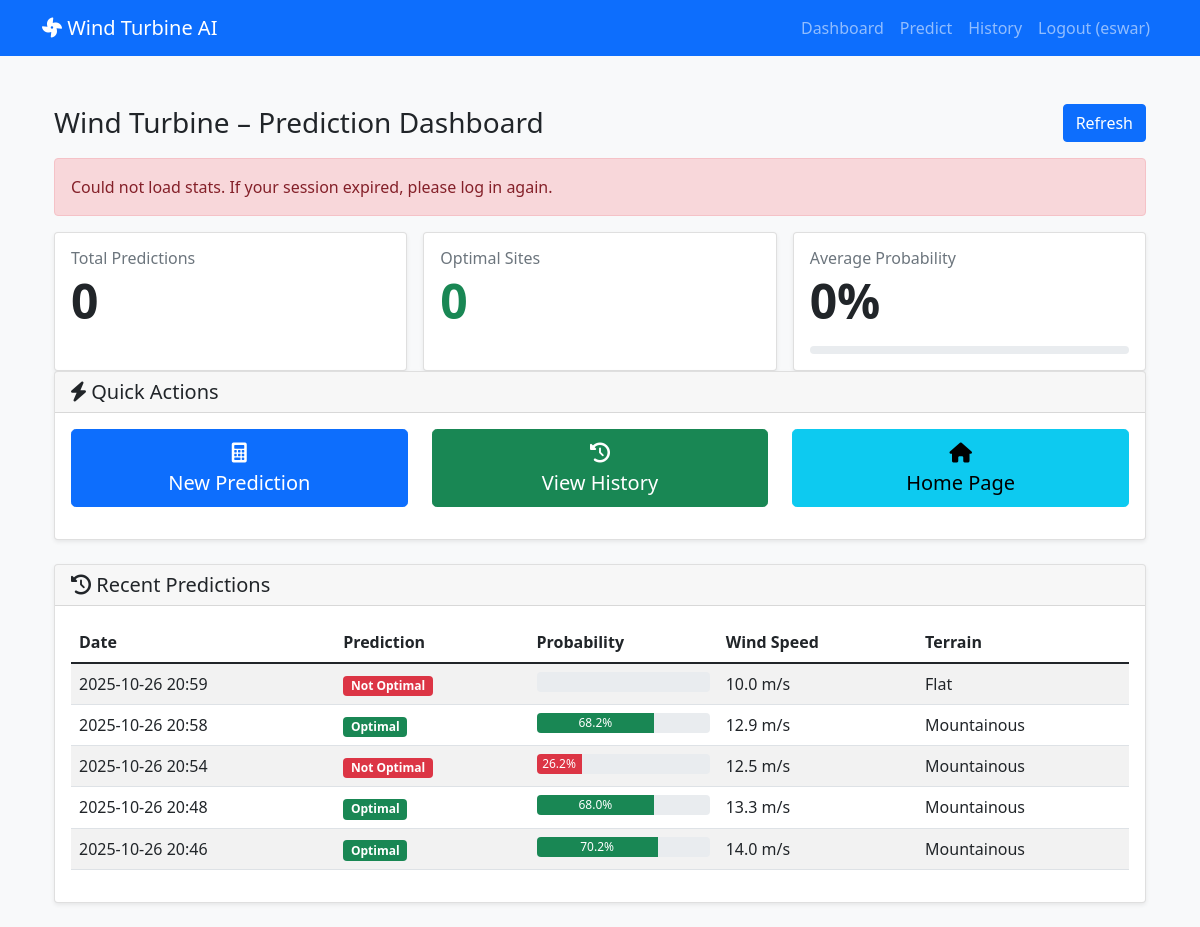
The page /dashboard (signed in) on the database its author committed.
### tables this page shows
CREATE TABLE prediction_history (
                id INTEGER PRIMARY KEY AUTOINCREMENT,
                user_id INTEGER NOT NULL,
                prediction INTEGER NOT NULL,
                probability REAL NOT NULL,
                input_data TEXT NOT NULL,
                feature_importance TEXT NOT NULL,
                created_at TIMESTAMP DEFAULT CURRENT_TIMESTAMP,
                FOREIGN KEY (user_id) REFERENCES user (id)
            );

### app.py (the view)
@app.route('/dashboard')
@login_required
def dashboard():
    db = get_db()
    user_id = get_user_id()
    history = db.execute(
        'SELECT * FROM prediction_history WHERE user_id = ? ORDER BY created_at DESC LIMIT 5',
        (user_id,)
    ).fetchall()
    return render_template('dashboard.html', history=history)

### auth.py (called while the page is built)
def login_required(f):
    @wraps(f)
    def decorated_function(*args, **kwargs):
        if 'user_id' not in session:
            flash('Please log in to access this page.', 'warning')
            return redirect(url_for('login'))
        return f(*args, **kwargs)
    return decorated_function

def get_user_id():
    return session.get('user_id')

### database.py (called while the page is built)
def get_db():
    if 'db' not in g:
        g.db = sqlite3.connect(DATABASE)
        g.db.row_factory = sqlite3.Row
    return g.db

### templates/dashboard.html (shortened to what this page needs)
{% extends "base.html" %}
{% block content %}
<div class="container py-4">
  <div class="d-flex align-items-center justify-content-between mb-3">
    <h3 class="mb-0">Wind Turbine – Prediction Dashboard</h3>
    <div class="d-flex gap-2">
      <button id="refreshBtn" class="btn btn-primary">
        Refresh
      </button>
    </div>
  </div>
  <div id="errorBanner" class="alert alert-danger d-none" role="alert"></div>
  <div class="row g-3">
    <div class="col-12 col-md-4">
      <div class="card h-100 shadow-sm">
        <div class="card-body">
          <h6 class="text-muted mb-1">Total Predictions</h6>
          <div class="display-5 fw-bold" id="total-predictions">0</div>
        </div>
      </div>
    </div>
    <div class="col-12 col-md-4">
      <div class="card h-100 shadow-sm">
        <div class="card-body">
          <h6 class="text-muted mb-1">Optimal Sites</h6>
          <div class="display-5 fw-bold text-success" id="optimal-predictions">0</div>
        </div>
      </div>
    </div>
    <div class="col-12 col-md-4">
      <div class="card h-100 shadow-sm">
        <div class="card-body">
          <h6 class="text-muted mb-1">Average Probability</h6>
          <div class="display-5 fw-bold" id="avg-probability">0%</div>
          <div class="progress mt-3" style="height: 8px;">
          </div>
        </div>
      </div>
    </div>
  </div>
<div class="row mb-4">
    <div class="col-12">
        <div class="card">
            <div class="card-header">
                <h5 class="mb-0"><i class="fas fa-bolt"></i> Quick Actions</h5>
            </div>
            <div class="card-body">
                <div class="row">
                    <div class="col-md-4 mb-3">
                        <a href="{{ url_for('predict') }}" class="btn btn-primary btn-lg w-100">
                            <i class="fas fa-calculator"></i><br>
                            New Prediction
                        </a>
                    </div>
                    <div class="col-md-4 mb-3">
                        <a href="{{ url_for('prediction_history') }}" class="btn btn-success btn-lg w-100">
                            <i class="fas fa-history"></i><br>
                            View History
                        </a>
                    </div>
                    <div class="col-md-4 mb-3">
                        <a href="{{ url_for('index') }}" class="btn btn-info btn-lg w-100">
                            <i class="fas fa-home"></i><br>
                            Home Page
                        </a>
                    </div>
                </div>
            </div>
        </div>
    </div>
</div>
<div class="row">
    <div class="col-12">
        <div class="card">
            <div class="card-header">
                <h5 class="mb-0"><i class="fas fa-history"></i> Recent Predictions</h5>
            </div>
            <div class="card-body">
                {% if history %}
                <div class="table-responsive">
                    <table class="table table-striped">
                        <thead>
                            <tr>
                                <th>Date</th>
                                <th>Prediction</th>
                                <th>Probability</th>
                                <th>Wind Speed</th>
                                <th>Terrain</th>
                            </tr>
                        </thead>
                        <tbody>
                            {% for pred in history %}
                            <tr>
                                <td>{{ pred.created_at[:16] }}</td>
                                <td>
                                    {% if pred.prediction == 1 %}
                                        <span class="badge bg-success">Optimal</span>
                                    {% else %}
                                        <span class="badge bg-danger">Not Optimal</span>
                                    {% endif %}
                                </td>
                                <td>
                                    <div class="progress" style="height: 20px;">
                                        <div class="progress-bar {% if pred.prediction == 1 %}bg-success{% else %}bg-danger{% endif %}"
                                             style="width: {{ (pred.probability * 100)|int }}%">
                                            {{ "%.1f"|format(pred.probability * 100) }}%
                                        </div>
                                    </div>
                                </td>
                                <td>
                                    {% set input_data = pred.input_data|fromjson %}
                                    {{ "%.1f"|format(input_data.get('Wind Speed (m/s)', 0)) }} m/s
                                </td>
                                <td>
                                    {% set input_data = pred.input_data|fromjson %}
                                    {{ input_data.get('Terrain Type', 'N/A') }}
                                </td>
                            </tr>
                            {% endfor %}
                        </tbody>
                    </table>
                </div>
                {% endif %}
            </div>
        </div>
    </div>
</div>
{% endblock %}

### templates/base.html (shortened to what this page needs)
<!DOCTYPE html>
<html lang="en">
<head>
    <link href="https://cdn.jsdelivr.net/npm/bootstrap@5.1.3/dist/css/bootstrap.min.css" rel="stylesheet">
    <link href="https://cdnjs.cloudflare.com/ajax/libs/font-awesome/6.0.0/css/all.min.css" rel="stylesheet">
    <link href="{{ url_for('static', filename='style.css') }}" rel="stylesheet">
</head>
<body>
    <nav class="navbar navbar-expand-lg navbar-dark bg-primary">
        <div class="container">
            <a class="navbar-brand" href="{{ url_for('index') }}">
                <i class="fas fa-fan"></i> Wind Turbine AI
            </a>
            <div class="navbar-nav ms-auto">
                {% if session.user_id %}
                    <a class="nav-link" href="{{ url_for('dashboard') }}">Dashboard</a>
                    <a class="nav-link" href="{{ url_for('predict') }}">Predict</a>
                    <a class="nav-link" href="{{ url_for('prediction_history') }}">History</a>
                    <a class="nav-link" href="{{ url_for('logout') }}">Logout ({{ session.username }})</a>
                {% else %}
                    <a class="nav-link" href="{{ url_for('login') }}">Login</a>
                    <a class="nav-link" href="{{ url_for('register') }}">Register</a>
                {% endif %}
            </div>
        </div>
    </nav>
    <div class="container mt-4">
        {% block content %}{% endblock %}
    </div>
</body>
</html>

### static/style.css (style rules this page uses)
body { background-color: #f8f9fa; }
.card { box-shadow: 0 0.125rem 0.25rem rgba(0, 0, 0, 0.075); border: 1px solid rgba(0, 0, 0, 0.125); }
.progress { background-color: #e9ecef; }

### rows shown on the page
prediction_history: created_at "2025-10-26 20:59", prediction "Not Optimal", value "10.0", get "Flat"
prediction_history: created_at "2025-10-26 20:58", prediction "Optimal", pred.probability*100 "68.2", value "12.9", get "Mountainous"
prediction_history: created_at "2025-10-26 20:54", prediction "Not Optimal", pred.probability*100 "26.2", value "12.5", get "Mountainous"
prediction_history: created_at "2025-10-26 20:48", prediction "Optimal", pred.probability*100 "68.0", value "13.3", get "Mountainous"
prediction_history: created_at "2025-10-26 20:46", prediction "Optimal", pred.probability*100 "70.2", value "14.0", get "Mountainous"

### other values the page prints
{{ session.username }} "eswar"
